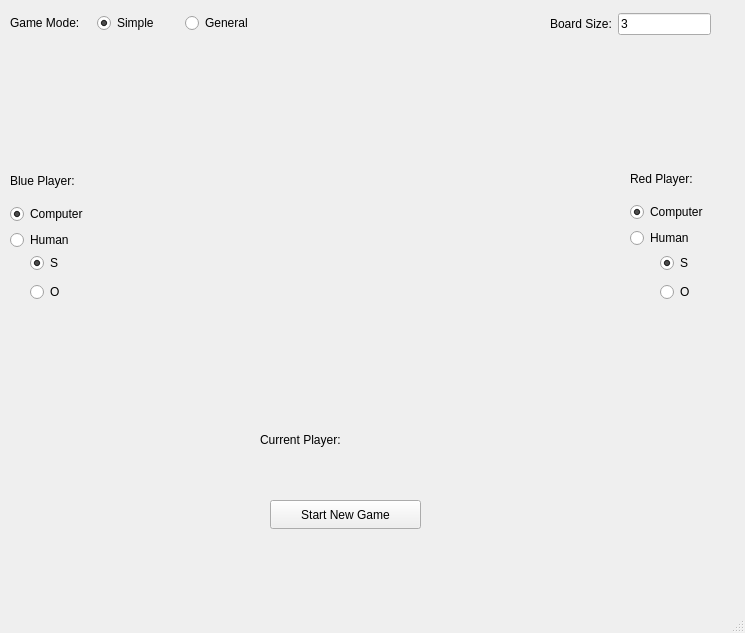
<?xml version="1.0" encoding="UTF-8"?>
<ui version="4.0">
 <class>MainWindow</class>
 <widget class="QMainWindow" name="MainWindow">
  <property name="geometry">
   <rect>
    <x>0</x>
    <y>0</y>
    <width>745</width>
    <height>633</height>
   </rect>
  </property>
  <property name="windowTitle">
   <string>MainWindow</string>
  </property>
  <widget class="QWidget" name="centralwidget">
   <widget class="QWidget" name="gridLayoutWidget">
    <property name="geometry">
     <rect>
      <x>140</x>
      <y>50</y>
      <width>461</width>
      <height>371</height>
     </rect>
    </property>
    <layout class="QGridLayout" name="gridLayout"/>
   </widget>
   <widget class="QLabel" name="currentplayer_label">
    <property name="geometry">
     <rect>
      <x>260</x>
      <y>430</y>
      <width>121</width>
      <height>20</height>
     </rect>
    </property>
    <property name="text">
     <string>Current Player:</string>
    </property>
   </widget>
   <widget class="QLabel" name="currentplayer_label_2">
    <property name="geometry">
     <rect>
      <x>370</x>
      <y>430</y>
      <width>63</width>
      <height>20</height>
     </rect>
    </property>
    <property name="text">
     <string/>
    </property>
   </widget>
   <widget class="QLabel" name="message_label">
    <property name="geometry">
     <rect>
      <x>460</x>
      <y>460</y>
      <width>241</width>
      <height>121</height>
     </rect>
    </property>
    <property name="text">
     <string/>
    </property>
    <property name="alignment">
     <set>Qt::AlignmentFlag::AlignCenter</set>
    </property>
   </widget>
   <widget class="QPushButton" name="startGameButton">
    <property name="geometry">
     <rect>
      <x>270</x>
      <y>500</y>
      <width>151</width>
      <height>29</height>
     </rect>
    </property>
    <property name="text">
     <string>Start New Game</string>
    </property>
   </widget>
   <widget class="QWidget" name="layoutWidget">
    <property name="geometry">
     <rect>
      <x>10</x>
      <y>10</y>
      <width>256</width>
      <height>26</height>
     </rect>
    </property>
    <layout class="QHBoxLayout" name="gamemodeLayout">
     <item>
      <widget class="QLabel" name="gamemode_label">
       <property name="text">
        <string>Game Mode: </string>
       </property>
      </widget>
     </item>
     <item>
      <widget class="QRadioButton" name="simplegame_button">
       <property name="text">
        <string>Simple</string>
       </property>
       <property name="checked">
        <bool>true</bool>
       </property>
      </widget>
     </item>
     <item>
      <widget class="QRadioButton" name="generalgame_button">
       <property name="text">
        <string>General</string>
       </property>
      </widget>
     </item>
    </layout>
   </widget>
   <widget class="QWidget" name="layoutWidget">
    <property name="geometry">
     <rect>
      <x>550</x>
      <y>10</y>
      <width>161</width>
      <height>28</height>
     </rect>
    </property>
    <layout class="QHBoxLayout" name="boardsizeLayout">
     <item>
      <widget class="QLabel" name="board_label">
       <property name="text">
        <string>Board Size:</string>
       </property>
      </widget>
     </item>
     <item>
      <widget class="QLineEdit" name="boardsize_input">
       <property name="text">
        <string>3</string>
       </property>
      </widget>
     </item>
    </layout>
   </widget>
   <widget class="QWidget" name="layoutWidget">
    <property name="geometry">
     <rect>
      <x>30</x>
      <y>250</y>
      <width>40</width>
      <height>57</height>
     </rect>
    </property>
    <layout class="QVBoxLayout" name="verticalLayout">
     <item>
      <widget class="QRadioButton" name="player1_s_button">
       <property name="text">
        <string>S</string>
       </property>
       <property name="checkable">
        <bool>true</bool>
       </property>
       <property name="checked">
        <bool>true</bool>
       </property>
      </widget>
     </item>
     <item>
      <widget class="QRadioButton" name="player1_o_button">
       <property name="text">
        <string>O</string>
       </property>
       <property name="checkable">
        <bool>true</bool>
       </property>
       <property name="checked">
        <bool>false</bool>
       </property>
      </widget>
     </item>
    </layout>
   </widget>
   <widget class="QWidget" name="layoutWidget">
    <property name="geometry">
     <rect>
      <x>10</x>
      <y>164</y>
      <width>99</width>
      <height>86</height>
     </rect>
    </property>
    <layout class="QVBoxLayout" name="verticalLayout_3">
     <item>
      <layout class="QHBoxLayout" name="namescorelayout">
       <item>
        <widget class="QLabel" name="player1_label">
         <property name="text">
          <string>Blue Player: </string>
         </property>
        </widget>
       </item>
       <item>
        <widget class="QLabel" name="player1Scorelabel">
         <property name="text">
          <string/>
         </property>
        </widget>
       </item>
      </layout>
     </item>
     <item>
      <widget class="QRadioButton" name="player1_computer_button">
       <property name="text">
        <string>Computer</string>
       </property>
       <property name="checked">
        <bool>true</bool>
       </property>
      </widget>
     </item>
     <item>
      <widget class="QRadioButton" name="player1_human_button">
       <property name="text">
        <string>Human</string>
       </property>
       <property name="checked">
        <bool>false</bool>
       </property>
      </widget>
     </item>
    </layout>
   </widget>
   <widget class="QWidget" name="layoutWidget">
    <property name="geometry">
     <rect>
      <x>630</x>
      <y>162</y>
      <width>96</width>
      <height>86</height>
     </rect>
    </property>
    <layout class="QVBoxLayout" name="verticalLayout_2">
     <item>
      <layout class="QHBoxLayout" name="namescorelayout2">
       <item>
        <widget class="QLabel" name="player2_label">
         <property name="text">
          <string>Red Player: </string>
         </property>
        </widget>
       </item>
       <item>
        <widget class="QLabel" name="player2Scorelabel">
         <property name="text">
          <string/>
         </property>
        </widget>
       </item>
      </layout>
     </item>
     <item>
      <widget class="QRadioButton" name="player2_computer_button">
       <property name="text">
        <string>Computer</string>
       </property>
       <property name="checked">
        <bool>true</bool>
       </property>
      </widget>
     </item>
     <item>
      <widget class="QRadioButton" name="player2_human_button">
       <property name="text">
        <string>Human</string>
       </property>
       <property name="checked">
        <bool>false</bool>
       </property>
      </widget>
     </item>
    </layout>
   </widget>
   <widget class="QWidget" name="layoutWidget">
    <property name="geometry">
     <rect>
      <x>660</x>
      <y>250</y>
      <width>40</width>
      <height>57</height>
     </rect>
    </property>
    <layout class="QVBoxLayout" name="verticalLayout_4">
     <item>
      <widget class="QRadioButton" name="player2_s_button">
       <property name="text">
        <string>S</string>
       </property>
       <property name="checkable">
        <bool>true</bool>
       </property>
       <property name="checked">
        <bool>true</bool>
       </property>
      </widget>
     </item>
     <item>
      <widget class="QRadioButton" name="player2_o_button">
       <property name="text">
        <string>O</string>
       </property>
       <property name="checkable">
        <bool>true</bool>
       </property>
       <property name="checked">
        <bool>false</bool>
       </property>
      </widget>
     </item>
    </layout>
   </widget>
  </widget>
  <widget class="QMenuBar" name="menubar">
   <property name="geometry">
    <rect>
     <x>0</x>
     <y>0</y>
     <width>745</width>
     <height>26</height>
    </rect>
   </property>
  </widget>
  <widget class="QStatusBar" name="statusbar"/>
 </widget>
 <resources/>
 <connections/>
</ui>
